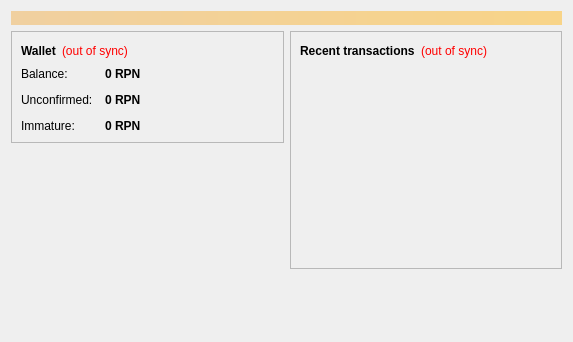
<?xml version="1.0" encoding="UTF-8"?>
<ui version="4.0">
 <class>OverviewPage</class>
 <widget class="QWidget" name="OverviewPage">
  <property name="geometry">
   <rect>
    <x>0</x>
    <y>0</y>
    <width>573</width>
    <height>342</height>
   </rect>
  </property>
  <property name="windowTitle">
   <string>Form</string>
  </property>
  <layout class="QVBoxLayout" name="topLayout">
   <item>
    <widget class="QLabel" name="labelAlerts">
     <property name="visible">
      <bool>false</bool>
     </property>
     <property name="styleSheet">
      <string notr="true">background-color: qlineargradient(x1: 0, y1: 0, x2: 1, y2: 0, stop:0 #F0D0A0, stop:1 #F8D488); color:#000000;</string>
     </property>
     <property name="wordWrap">
      <bool>true</bool>
     </property>
     <property name="margin">
      <number>3</number>
     </property>
    </widget>
   </item>
   <item>
    <layout class="QHBoxLayout" name="horizontalLayout" stretch="1,1">
     <item>
      <layout class="QVBoxLayout" name="verticalLayout_2">
       <item>
        <widget class="QFrame" name="frame">
         <property name="frameShape">
          <enum>QFrame::StyledPanel</enum>
         </property>
         <property name="frameShadow">
          <enum>QFrame::Raised</enum>
         </property>
         <layout class="QVBoxLayout" name="verticalLayout_4">
          <item>
           <layout class="QHBoxLayout" name="horizontalLayout_4">
            <item>
             <widget class="QLabel" name="label_5">
              <property name="font">
               <font>
                <weight>75</weight>
                <bold>true</bold>
               </font>
              </property>
              <property name="text">
               <string>Wallet</string>
              </property>
             </widget>
            </item>
            <item>
             <widget class="QLabel" name="labelWalletStatus">
              <property name="toolTip">
               <string>The displayed information may be out of date. Your wallet automatically synchronizes with the Rupinote network after a connection is established, but this process has not completed yet.</string>
              </property>
              <property name="styleSheet">
               <string notr="true">QLabel { color: red; }</string>
              </property>
              <property name="text">
               <string notr="true">(out of sync)</string>
              </property>
              <property name="alignment">
               <set>Qt::AlignLeading|Qt::AlignLeft|Qt::AlignVCenter</set>
              </property>
             </widget>
            </item>
            <item>
             <spacer name="horizontalSpacer_2">
              <property name="orientation">
               <enum>Qt::Horizontal</enum>
              </property>
              <property name="sizeHint" stdset="0">
               <size>
                <width>40</width>
                <height>20</height>
               </size>
              </property>
             </spacer>
            </item>
           </layout>
          </item>
          <item>
           <layout class="QFormLayout" name="formLayout_2">
            <property name="fieldGrowthPolicy">
             <enum>QFormLayout::AllNonFixedFieldsGrow</enum>
            </property>
            <property name="horizontalSpacing">
             <number>12</number>
            </property>
            <property name="verticalSpacing">
             <number>12</number>
            </property>
            <item row="0" column="0">
             <widget class="QLabel" name="label">
              <property name="text">
               <string>Balance:</string>
              </property>
             </widget>
            </item>
            <item row="0" column="1">
             <widget class="QLabel" name="labelBalance">
              <property name="font">
               <font>
                <weight>75</weight>
                <bold>true</bold>
               </font>
              </property>
              <property name="cursor">
               <cursorShape>IBeamCursor</cursorShape>
              </property>
              <property name="toolTip">
               <string>Your current balance</string>
              </property>
              <property name="text">
               <string notr="true">0 RPN</string>
              </property>
              <property name="textInteractionFlags">
               <set>Qt::LinksAccessibleByMouse|Qt::TextSelectableByKeyboard|Qt::TextSelectableByMouse</set>
              </property>
             </widget>
            </item>
            <item row="1" column="0">
             <widget class="QLabel" name="label_3">
              <property name="text">
               <string>Unconfirmed:</string>
              </property>
             </widget>
            </item>
            <item row="1" column="1">
             <widget class="QLabel" name="labelUnconfirmed">
              <property name="font">
               <font>
                <weight>75</weight>
                <bold>true</bold>
               </font>
              </property>
              <property name="cursor">
               <cursorShape>IBeamCursor</cursorShape>
              </property>
              <property name="toolTip">
               <string>Total of transactions that have yet to be confirmed, and do not yet count toward the current balance</string>
              </property>
              <property name="text">
               <string notr="true">0 RPN</string>
              </property>
              <property name="textInteractionFlags">
               <set>Qt::LinksAccessibleByMouse|Qt::TextSelectableByKeyboard|Qt::TextSelectableByMouse</set>
              </property>
             </widget>
            </item>
            <item row="2" column="0">
             <widget class="QLabel" name="labelImmatureText">
              <property name="text">
               <string>Immature:</string>
              </property>
             </widget>
            </item>
            <item row="2" column="1">
             <widget class="QLabel" name="labelImmature">
              <property name="font">
               <font>
                <weight>75</weight>
                <bold>true</bold>
               </font>
              </property>
              <property name="toolTip">
               <string>Mined balance that has not yet matured</string>
              </property>
              <property name="text">
               <string notr="true">0 RPN</string>
              </property>
              <property name="textInteractionFlags">
               <set>Qt::LinksAccessibleByMouse|Qt::TextSelectableByKeyboard|Qt::TextSelectableByMouse</set>
              </property>
             </widget>
            </item>
           </layout>
          </item>
         </layout>
        </widget>
       </item>
       <item>
        <spacer name="verticalSpacer">
         <property name="orientation">
          <enum>Qt::Vertical</enum>
         </property>
         <property name="sizeHint" stdset="0">
          <size>
           <width>20</width>
           <height>40</height>
          </size>
         </property>
        </spacer>
       </item>
      </layout>
     </item>
     <item>
      <layout class="QVBoxLayout" name="verticalLayout_3">
       <item>
        <widget class="QFrame" name="frame_2">
         <property name="frameShape">
          <enum>QFrame::StyledPanel</enum>
         </property>
         <property name="frameShadow">
          <enum>QFrame::Raised</enum>
         </property>
         <layout class="QVBoxLayout" name="verticalLayout">
          <item>
           <layout class="QHBoxLayout" name="horizontalLayout_2">
            <item>
             <widget class="QLabel" name="label_4">
              <property name="text">
               <string>&lt;b&gt;Recent transactions&lt;/b&gt;</string>
              </property>
             </widget>
            </item>
            <item>
             <widget class="QLabel" name="labelTransactionsStatus">
              <property name="toolTip">
               <string>The displayed information may be out of date. Your wallet automatically synchronizes with the Rupinote network after a connection is established, but this process has not completed yet.</string>
              </property>
              <property name="styleSheet">
               <string notr="true">QLabel { color: red; }</string>
              </property>
              <property name="text">
               <string notr="true">(out of sync)</string>
              </property>
              <property name="alignment">
               <set>Qt::AlignRight|Qt::AlignTrailing|Qt::AlignVCenter</set>
              </property>
             </widget>
            </item>
            <item>
             <spacer name="horizontalSpacer">
              <property name="orientation">
               <enum>Qt::Horizontal</enum>
              </property>
              <property name="sizeHint" stdset="0">
               <size>
                <width>40</width>
                <height>20</height>
               </size>
              </property>
             </spacer>
            </item>
           </layout>
          </item>
          <item>
           <widget class="QListView" name="listTransactions">
            <property name="styleSheet">
             <string notr="true">QListView { background: transparent; }</string>
            </property>
            <property name="frameShape">
             <enum>QFrame::NoFrame</enum>
            </property>
            <property name="verticalScrollBarPolicy">
             <enum>Qt::ScrollBarAlwaysOff</enum>
            </property>
            <property name="horizontalScrollBarPolicy">
             <enum>Qt::ScrollBarAlwaysOff</enum>
            </property>
            <property name="selectionMode">
             <enum>QAbstractItemView::NoSelection</enum>
            </property>
           </widget>
          </item>
         </layout>
        </widget>
       </item>
       <item>
        <spacer name="verticalSpacer_2">
         <property name="orientation">
          <enum>Qt::Vertical</enum>
         </property>
         <property name="sizeHint" stdset="0">
          <size>
           <width>20</width>
           <height>40</height>
          </size>
         </property>
        </spacer>
       </item>
      </layout>
     </item>
    </layout>
   </item>
  </layout>
 </widget>
 <resources/>
 <connections/>
</ui>
